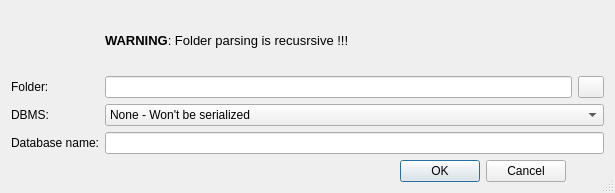
<?xml version="1.0" encoding="UTF-8"?>
<ui version="4.0">
 <class>folder_selector</class>
 <widget class="QDialog" name="folder_selector">
  <property name="geometry">
   <rect>
    <x>0</x>
    <y>0</y>
    <width>615</width>
    <height>193</height>
   </rect>
  </property>
  <property name="windowTitle">
   <string>Select folder and options</string>
  </property>
  <property name="sizeGripEnabled">
   <bool>true</bool>
  </property>
  <property name="modal">
   <bool>true</bool>
  </property>
  <layout class="QGridLayout" name="gridLayout">
   <item row="1" column="1" colspan="3">
    <widget class="QLineEdit" name="edt_fld_name">
     <property name="readOnly">
      <bool>true</bool>
     </property>
    </widget>
   </item>
   <item row="4" column="2">
    <widget class="QDialogButtonBox" name="btn_box">
     <property name="standardButtons">
      <set>QDialogButtonBox::Cancel|QDialogButtonBox::Ok</set>
     </property>
    </widget>
   </item>
   <item row="1" column="4">
    <widget class="QPushButton" name="bt_select_folder">
     <property name="maximumSize">
      <size>
       <width>26</width>
       <height>16777215</height>
      </size>
     </property>
     <property name="text">
      <string/>
     </property>
     <property name="icon">
      <iconset>
       <normaloff>../resources/folder_blue.png</normaloff>../resources/folder_blue.png</iconset>
     </property>
    </widget>
   </item>
   <item row="3" column="0">
    <widget class="QLabel" name="label_3">
     <property name="text">
      <string>Database name:</string>
     </property>
    </widget>
   </item>
   <item row="3" column="1" colspan="4">
    <widget class="QLineEdit" name="edt_db_name"/>
   </item>
   <item row="2" column="1" colspan="4">
    <widget class="QComboBox" name="cb_dbms">
     <item>
      <property name="text">
       <string>None - Won't be serialized</string>
      </property>
     </item>
     <item>
      <property name="text">
       <string>Sqlite</string>
      </property>
     </item>
    </widget>
   </item>
   <item row="1" column="0">
    <widget class="QLabel" name="label">
     <property name="text">
      <string>Folder:</string>
     </property>
    </widget>
   </item>
   <item row="2" column="0">
    <widget class="QLabel" name="label_4">
     <property name="toolTip">
      <string>Database management system</string>
     </property>
     <property name="text">
      <string>DBMS:</string>
     </property>
    </widget>
   </item>
   <item row="0" column="1" colspan="2">
    <widget class="QLabel" name="label_2">
     <property name="font">
      <font>
       <pointsize>10</pointsize>
      </font>
     </property>
     <property name="text">
      <string>&lt;b&gt;WARNING&lt;/b&gt;: Folder parsing is recusrsive !!!</string>
     </property>
    </widget>
   </item>
  </layout>
 </widget>
 <resources/>
 <connections/>
</ui>
